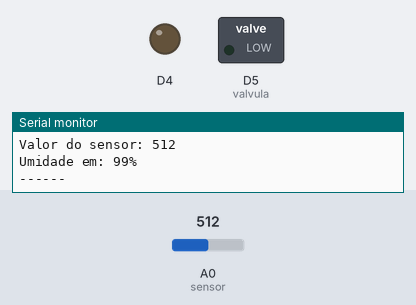
This sketch was run on a simulated ESP8266 (NodeMCU). Parts: switched loads named in the sketch (green lamp = pin HIGH), output pins drawn as LEDs (lit = HIGH), the last lines printed to the serial monitor. The test bench sets the inputs (shaded band); at power-on: A0 (sensor) = 512. WiFi joins after 1.5 s; servers stay silent unless stated; random numbers use the default seed unless the sketch sets one; no MQTT or app messages arrive unless stated.

Above: at 2.7 s.
2.8 s: A0 (sensor) set to 586
6.7 s: A0 (sensor) set to 614
At 10.6 s:
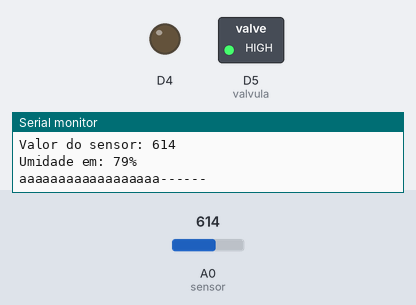
17.1 s: A0 (sensor) set to 590
At 19.7 s:
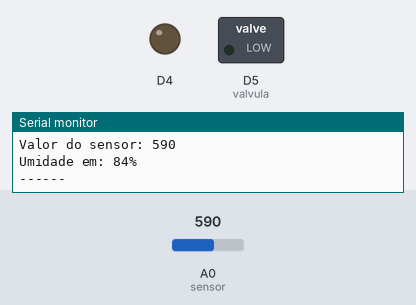
20.1 s: A0 (sensor) set to 610
At 23.1 s:
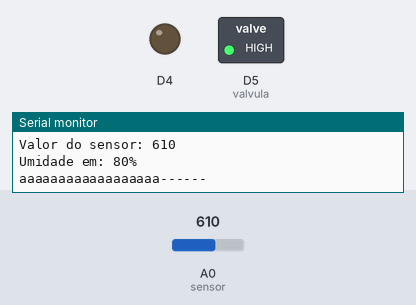
Timing chart, 0 to 24.6 s (numbered marks = the images above; inputs shaded):
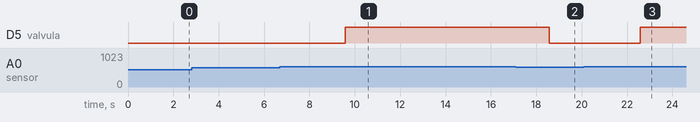

Measured:
- the behaviour switches between 600 and 601 on A0 (sensor) (found by bisection; images 0 and 1)
- after the input at 6.7 s, D5 (valvula): LOW → HIGH after 2.9 s
- after the input at 17.1 s, D5 (valvula): HIGH → LOW after 1.5 s
- after the input at 20.1 s, D5 (valvula): LOW → HIGH after 2.5 s

The sketch:

sketch_copia.ino
```cpp
#include <ESP8266WiFi.h>
#include <PubSubClient.h>

// Update these with values suitable for your network.

const char* ssid = "AGG";
const char* password = "flash1800";
const char* mqtt_server = "broker.mqtt-dashboard.com";

WiFiClient espClient;
PubSubClient client(espClient);
long lastMsg = 0;
char msg[80];
char notifica[80];
int umidade;
int value = 0;
String inString = "";

void setup_wifi() {

  delay(10);
  // We start by connecting to a WiFi network
  Serial.println();
  Serial.print("Connecting to ");
  Serial.println(ssid);

  WiFi.begin(ssid, password);

  while (WiFi.status() != WL_CONNECTED) {
    delay(500);
    Serial.print(".");
  }

  randomSeed(micros());

  Serial.println("");
  Serial.println("WiFi connected");
  Serial.println("IP address: ");
  Serial.println(WiFi.localIP());
}

void callback(char* topic, byte* payload, unsigned int length) {
  inString="";
  Serial.print("Message arrived [");
  Serial.print(topic);
  Serial.print("] ");

  for (int i = 0; i < length; i++) {
    Serial.print((char)payload[i]);
    inString+=(char)payload[i];
  }
}

int valvula = D5;
int sensor = A0;
int sensorValue = 3;

void setup() {
  Serial.begin(9600);
  pinMode(BUILTIN_LED, OUTPUT);     // Initialize the BUILTIN_LED pin as an output
  setup_wifi();
  client.setServer(mqtt_server, 1883);
  client.setCallback(callback);

  pinMode(valvula, OUTPUT); // declara válvula como saída
}

void loop() {
  if (!client.connected()) {
    reconnect();
  }
  client.loop();
  Serial.begin(9600);

  sensorValue = analogRead(sensor);
  umidade = map(sensorValue, 1023, 0, 0, 200);

  Serial.print("Valor do sensor: "); // Testes
  Serial.println(sensorValue);
  Serial.print("Umidade em: ");
  Serial.print(umidade);
  Serial.println("%");

  // verifica se valor de leitura está acima de 600
  if (sensorValue > 600){
    digitalWrite(valvula,HIGH); // Libera água por 1s
    snprintf (notifica, 75, "%d", 1);
    client.publish("oicAguilon/molhado", notifica);
    Serial.print("aaaaaaaaaaaaaaaaaa");
  } else{
     digitalWrite(valvula,LOW);// Interrompe a passagem de água
     delay(1000);
    }

  long now = millis();
  if (now - lastMsg > 20000) {
    lastMsg = now;
    snprintf (msg, 75, "%d", umidade);
    client.publish("oicAguilon/umidade", msg);
  }
  Serial.println("------");
  delay(3000);
  }

void reconnect() {
  // Loop until we're reconnected
  while (!client.connected()) {
    Serial.print("Attempting MQTT connection...");
    // Create a random client ID
    String clientId = "ESP8266Client-";
    clientId += String(random(0xffff), HEX);
    // Attempt to connect
    if (client.connect(clientId.c_str())) {
      Serial.println("connected");
      // Once connected, publish an announcement...
      client.publish("oicAguilon/hello", "ESP Conectado");
      // ... and resubscribe
      client.subscribe("oicAguilon/umidade");
    } else {
      Serial.print("failed, rc=");
      Serial.print(client.state());
      Serial.println(" try again in 5 seconds");
      // Wait 5 seconds before retrying
      delay(10000);
    }
  }
}
```
